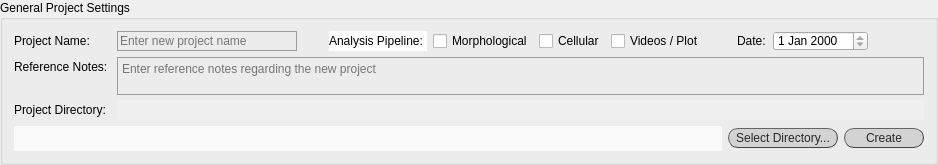
        <widget class="QGroupBox" name="gral_proj_settings">
         <property name="enabled">
          <bool>true</bool>
         </property>
         <property name="sizePolicy">
          <sizepolicy hsizetype="Preferred" vsizetype="Fixed">
           <horstretch>0</horstretch>
           <verstretch>0</verstretch>
          </sizepolicy>
         </property>
         <property name="minimumSize">
          <size>
           <width>0</width>
           <height>165</height>
          </size>
         </property>
         <property name="maximumSize">
          <size>
           <width>16777215</width>
           <height>165</height>
          </size>
         </property>
         <property name="styleSheet">
          <string notr="true">QGroupBox#gral_proj_settings{text-decoration: underline; font: 80 10pt &quot;Calibri Light&quot;;}
</string>
         </property>
         <property name="title">
          <string>General Project Settings</string>
         </property>
         <layout class="QVBoxLayout" name="verticalLayout_12">
          <item>
           <layout class="QVBoxLayout" name="verticalLayout_13">
            <item>
             <layout class="QFormLayout" name="formLayout">
              <item row="0" column="0">
               <widget class="QLabel" name="lab_proj_name">
                <property name="minimumSize">
                 <size>
                  <width>0</width>
                  <height>20</height>
                 </size>
                </property>
                <property name="maximumSize">
                 <size>
                  <width>16777215</width>
                  <height>20</height>
                 </size>
                </property>
                <property name="styleSheet">
                 <string notr="true">font: 25 10pt &quot;Calibri Light&quot;;</string>
                </property>
                <property name="text">
                 <string>Project Name: </string>
                </property>
               </widget>
              </item>
              <item row="0" column="1">
               <layout class="QHBoxLayout" name="horizontalLayout_5">
                <item>
                 <widget class="QLineEdit" name="lineEdit_proj_name">
                  <property name="minimumSize">
                   <size>
                    <width>180</width>
                    <height>20</height>
                   </size>
                  </property>
                  <property name="maximumSize">
                   <size>
                    <width>16777215</width>
                    <height>20</height>
                   </size>
                  </property>
                  <property name="focusPolicy">
                   <enum>Qt::StrongFocus</enum>
                  </property>
                  <property name="layoutDirection">
                   <enum>Qt::RightToLeft</enum>
                  </property>
                  <property name="styleSheet">
                   <string notr="true">QLineEdit {background-color: rgba(0,0,0,0);
border: 1px solid rgb(156, 156, 156);
font: 25 10pt &quot;Calibri Light&quot;;
font-family: &quot;Calibri Light&quot;;
}
QLineEdit:focus { border: 1px solid #eb6fbd;}
					</string>
                  </property>
                  <property name="maxLength">
                   <number>30</number>
                  </property>
                  <property name="frame">
                   <bool>true</bool>
                  </property>
                  <property name="placeholderText">
                   <string>Enter new project name</string>
                  </property>
                 </widget>
                </item>
                <item>
                 <widget class="QLabel" name="blank_5">
                  <property name="minimumSize">
                   <size>
                    <width>20</width>
                    <height>20</height>
                   </size>
                  </property>
                  <property name="maximumSize">
                   <size>
                    <width>20</width>
                    <height>20</height>
                   </size>
                  </property>
                  <property name="frameShape">
                   <enum>QFrame::NoFrame</enum>
                  </property>
                  <property name="text">
                   <string>&lt;html&gt;&lt;head/&gt;&lt;body&gt;&lt;p&gt;&lt;br/&gt;&lt;/p&gt;&lt;/body&gt;&lt;/html&gt;</string>
                  </property>
                  <property name="alignment">
                   <set>Qt::AlignCenter</set>
                  </property>
                 </widget>
                </item>
                <item>
                 <widget class="QLabel" name="lab_analysis_pipeline">
                  <property name="minimumSize">
                   <size>
                    <width>0</width>
                    <height>20</height>
                   </size>
                  </property>
                  <property name="maximumSize">
                   <size>
                    <width>16777215</width>
                    <height>20</height>
                   </size>
                  </property>
                  <property name="styleSheet">
                   <string notr="true">font: bold 10pt &quot;Calibri&quot;;
background-color: rgb(255, 255, 255);</string>
                  </property>
                  <property name="text">
                   <string>Analysis Pipeline: </string>
                  </property>
                 </widget>
                </item>
                <item>
                 <widget class="QCheckBox" name="checkBox_mH">
                  <property name="minimumSize">
                   <size>
                    <width>0</width>
                    <height>20</height>
                   </size>
                  </property>
                  <property name="maximumSize">
                   <size>
                    <width>16777215</width>
                    <height>20</height>
                   </size>
                  </property>
                  <property name="layoutDirection">
                   <enum>Qt::LeftToRight</enum>
                  </property>
                  <property name="styleSheet">
                   <string notr="true">font: 25 10pt &quot;Calibri Light&quot;;</string>
                  </property>
                  <property name="text">
                   <string>Morphological</string>
                  </property>
                  <property name="checked">
                   <bool>false</bool>
                  </property>
                 </widget>
                </item>
                <item>
                 <widget class="QCheckBox" name="checkBox_mC">
                  <property name="minimumSize">
                   <size>
                    <width>0</width>
                    <height>20</height>
                   </size>
                  </property>
                  <property name="maximumSize">
                   <size>
                    <width>16777215</width>
                    <height>20</height>
                   </size>
                  </property>
                  <property name="layoutDirection">
                   <enum>Qt::LeftToRight</enum>
                  </property>
                  <property name="styleSheet">
                   <string notr="true">font: 25 10pt &quot;Calibri Light&quot;;</string>
                  </property>
                  <property name="text">
                   <string>Cellular</string>
                  </property>
                 </widget>
                </item>
                <item>
                 <widget class="QCheckBox" name="checkBox_mP">
                  <property name="minimumSize">
                   <size>
                    <width>0</width>
                    <height>20</height>
                   </size>
                  </property>
                  <property name="maximumSize">
                   <size>
                    <width>16777215</width>
                    <height>20</height>
                   </size>
                  </property>
                  <property name="layoutDirection">
                   <enum>Qt::LeftToRight</enum>
                  </property>
                  <property name="styleSheet">
                   <string notr="true">font: 25 10pt &quot;Calibri Light&quot;;</string>
                  </property>
                  <property name="text">
                   <string>Videos / Plot</string>
                  </property>
                 </widget>
                </item>
                <item>
                 <widget class="QLabel" name="blank_8">
                  <property name="minimumSize">
                   <size>
                    <width>20</width>
                    <height>20</height>
                   </size>
                  </property>
                  <property name="maximumSize">
                   <size>
                    <width>20</width>
                    <height>20</height>
                   </size>
                  </property>
                  <property name="frameShape">
                   <enum>QFrame::NoFrame</enum>
                  </property>
                  <property name="text">
                   <string>&lt;html&gt;&lt;head/&gt;&lt;body&gt;&lt;p&gt;&lt;br/&gt;&lt;/p&gt;&lt;/body&gt;&lt;/html&gt;</string>
                  </property>
                  <property name="alignment">
                   <set>Qt::AlignCenter</set>
                  </property>
                 </widget>
                </item>
                <item>
                 <widget class="QLabel" name="lab_proj_name_2">
                  <property name="minimumSize">
                   <size>
                    <width>30</width>
                    <height>20</height>
                   </size>
                  </property>
                  <property name="maximumSize">
                   <size>
                    <width>16777215</width>
                    <height>20</height>
                   </size>
                  </property>
                  <property name="styleSheet">
                   <string notr="true">font: 25 10pt &quot;Calibri Light&quot;;</string>
                  </property>
                  <property name="text">
                   <string>Date:</string>
                  </property>
                 </widget>
                </item>
                <item>
                 <widget class="QDateEdit" name="dateEdit">
                  <property name="minimumSize">
                   <size>
                    <width>90</width>
                    <height>20</height>
                   </size>
                  </property>
                  <property name="maximumSize">
                   <size>
                    <width>16777215</width>
                    <height>20</height>
                   </size>
                  </property>
                  <property name="styleSheet">
                   <string notr="true">font: 25 10pt &quot;Calibri Light&quot;;</string>
                  </property>
                  <property name="readOnly">
                   <bool>true</bool>
                  </property>
                 </widget>
                </item>
                <item>
                 <widget class="QLabel" name="blank_11">
                  <property name="minimumSize">
                   <size>
                    <width>50</width>
                    <height>20</height>
                   </size>
                  </property>
                  <property name="maximumSize">
                   <size>
                    <width>50</width>
                    <height>20</height>
                   </size>
                  </property>
                  <property name="frameShape">
                   <enum>QFrame::NoFrame</enum>
                  </property>
                  <property name="text">
                   <string>&lt;html&gt;&lt;head/&gt;&lt;body&gt;&lt;p&gt;&lt;br/&gt;&lt;/p&gt;&lt;/body&gt;&lt;/html&gt;</string>
                  </property>
                  <property name="alignment">
                   <set>Qt::AlignCenter</set>
                  </property>
                 </widget>
                </item>
               </layout>
              </item>
              <item row="1" column="0">
               <widget class="QLabel" name="lab_ref_notes">
                <property name="minimumSize">
                 <size>
                  <width>0</width>
                  <height>20</height>
                 </size>
                </property>
                <property name="maximumSize">
                 <size>
                  <width>16777215</width>
                  <height>20</height>
                 </size>
                </property>
                <property name="styleSheet">
                 <string notr="true">font: 25 10pt &quot;Calibri Light&quot;;</string>
                </property>
                <property name="text">
                 <string>Reference Notes: </string>
                </property>
               </widget>
              </item>
              <item row="1" column="1">
               <widget class="QTextEdit" name="textEdit_ref_notes">
                <property name="sizePolicy">
                 <sizepolicy hsizetype="Preferred" vsizetype="Expanding">
                  <horstretch>0</horstretch>
                  <verstretch>0</verstretch>
                 </sizepolicy>
                </property>
                <property name="minimumSize">
                 <size>
                  <width>0</width>
                  <height>38</height>
                 </size>
                </property>
                <property name="maximumSize">
                 <size>
                  <width>16777215</width>
                  <height>38</height>
                 </size>
                </property>
                <property name="styleSheet">
                 <string notr="true">QTextEdit {background-color: rgba(0,0,0,0);
border: 1px solid rgb(156, 156, 156);
font: 25 10pt &quot;Calibri Light&quot;;
font-family: &quot;Calibri Light&quot;;
}
QTextEdit:focus { border: 1px solid #eb6fbd;}
					</string>
                </property>
                <property name="documentTitle">
                 <string/>
                </property>
                <property name="placeholderText">
                 <string>Enter reference notes regarding the new project</string>
                </property>
               </widget>
              </item>
              <item row="2" column="0">
               <widget class="QLabel" name="lab_proj_dir">
                <property name="minimumSize">
                 <size>
                  <width>0</width>
                  <height>20</height>
                 </size>
                </property>
                <property name="maximumSize">
                 <size>
                  <width>16777215</width>
                  <height>20</height>
                 </size>
                </property>
                <property name="styleSheet">
                 <string notr="true">font: 25 10pt &quot;Calibri Light&quot;;</string>
                </property>
                <property name="text">
                 <string>Project Directory: </string>
                </property>
               </widget>
              </item>
              <item row="2" column="1">
               <layout class="QHBoxLayout" name="horizontalLayout_6">
                <item>
                 <widget class="QTextEdit" name="lab_filled_proj_dir">
                  <property name="sizePolicy">
                   <sizepolicy hsizetype="Preferred" vsizetype="Expanding">
                    <horstretch>0</horstretch>
                    <verstretch>0</verstretch>
                   </sizepolicy>
                  </property>
                  <property name="minimumSize">
                   <size>
                    <width>0</width>
                    <height>20</height>
                   </size>
                  </property>
                  <property name="maximumSize">
                   <size>
                    <width>16777215</width>
                    <height>20</height>
                   </size>
                  </property>
                  <property name="focusPolicy">
                   <enum>Qt::StrongFocus</enum>
                  </property>
                  <property name="styleSheet">
                   <string notr="true">font: 25 9pt &quot;Calibri Light&quot;;
background-color: rgb(240, 240, 240);
color: rgb(100, 100, 100);</string>
                  </property>
                  <property name="frameShape">
                   <enum>QFrame::NoFrame</enum>
                  </property>
                  <property name="frameShadow">
                   <enum>QFrame::Sunken</enum>
                  </property>
                  <property name="verticalScrollBarPolicy">
                   <enum>Qt::ScrollBarAlwaysOff</enum>
                  </property>
                  <property name="horizontalScrollBarPolicy">
                   <enum>Qt::ScrollBarAlwaysOff</enum>
                  </property>
                  <property name="readOnly">
                   <bool>true</bool>
                  </property>
                  <property name="html">
                   <string>&lt;!DOCTYPE HTML PUBLIC &quot;-//W3C//DTD HTML 4.0//EN&quot; &quot;http://www.w3.org/TR/REC-html40/strict.dtd&quot;&gt;
&lt;html&gt;&lt;head&gt;&lt;meta name=&quot;qrichtext&quot; content=&quot;1&quot; /&gt;&lt;style type=&quot;text/css&quot;&gt;
p, li { white-space: pre-wrap; }
&lt;/style&gt;&lt;/head&gt;&lt;body style=&quot; font-family:'Calibri Light'; font-size:9pt; font-weight:24; font-style:normal;&quot;&gt;
&lt;p align=&quot;center&quot; style=&quot;-qt-paragraph-type:empty; margin-top:0px; margin-bottom:0px; margin-left:0px; margin-right:0px; -qt-block-indent:0; text-indent:0px;&quot;&gt;&lt;br /&gt;&lt;/p&gt;&lt;/body&gt;&lt;/html&gt;</string>
                  </property>
                 </widget>
                </item>
               </layout>
              </item>
             </layout>
            </item>
           </layout>
          </item>
          <item>
           <layout class="QHBoxLayout" name="horizontalLayout_19">
            <item>
             <widget class="QLineEdit" name="tE_validate">
              <property name="sizePolicy">
               <sizepolicy hsizetype="Preferred" vsizetype="Fixed">
                <horstretch>0</horstretch>
                <verstretch>0</verstretch>
               </sizepolicy>
              </property>
              <property name="minimumSize">
               <size>
                <width>0</width>
                <height>25</height>
               </size>
              </property>
              <property name="maximumSize">
               <size>
                <width>16777215</width>
                <height>25</height>
               </size>
              </property>
              <property name="styleSheet">
               <string notr="true">font: 25 9pt &quot;Calibri Light&quot;;
color: rgb(170, 0, 127);
background-color: rgb(250, 250, 250);
</string>
              </property>
              <property name="frame">
               <bool>false</bool>
              </property>
              <property name="alignment">
               <set>Qt::AlignCenter</set>
              </property>
              <property name="readOnly">
               <bool>true</bool>
              </property>
             </widget>
            </item>
            <item>
             <widget class="QPushButton" name="button_select_proj_dir">
              <property name="minimumSize">
               <size>
                <width>110</width>
                <height>20</height>
               </size>
              </property>
              <property name="maximumSize">
               <size>
                <width>110</width>
                <height>20</height>
               </size>
              </property>
              <property name="mouseTracking">
               <bool>true</bool>
              </property>
              <property name="focusPolicy">
               <enum>Qt::ClickFocus</enum>
              </property>
              <property name="autoFillBackground">
               <bool>false</bool>
              </property>
              <property name="styleSheet">
               <string notr="true">QPushButton{border-radius:10px;
border-width: 1px;
border-style: outset;
border-color: rgb(66, 66, 66);
background-color: rgb(211, 211, 211);
color: rgb(39, 39, 39);
font: 10pt &quot;Calibri Light&quot;;}

QPushButton:hover{
background-color: #eb6fbd;
border-color: #672146
}</string>
              </property>
              <property name="text">
               <string>Select Directory...</string>
              </property>
              <property name="checkable">
               <bool>true</bool>
              </property>
             </widget>
            </item>
            <item>
             <widget class="QPushButton" name="button_create_initial_proj">
              <property name="minimumSize">
               <size>
                <width>80</width>
                <height>20</height>
               </size>
              </property>
              <property name="maximumSize">
               <size>
                <width>80</width>
                <height>20</height>
               </size>
              </property>
              <property name="autoFillBackground">
               <bool>false</bool>
              </property>
              <property name="styleSheet">
               <string notr="true">QPushButton{border-radius:10px;
border-width: 1px;
border-style: outset;
border-color: rgb(66, 66, 66);
background-color: rgb(211, 211, 211);
color: rgb(39, 39, 39);
font: 10pt &quot;Calibri Light&quot;;}

QPushButton:hover{
background-color: #eb6fbd;
border-color: #672146
}</string>
              </property>
              <property name="text">
               <string>Create</string>
              </property>
              <property name="checkable">
               <bool>true</bool>
              </property>
              <property name="autoExclusive">
               <bool>true</bool>
              </property>
              <property name="autoDefault">
               <bool>false</bool>
              </property>
             </widget>
            </item>
           </layout>
          </item>
         </layout>
        </widget>
